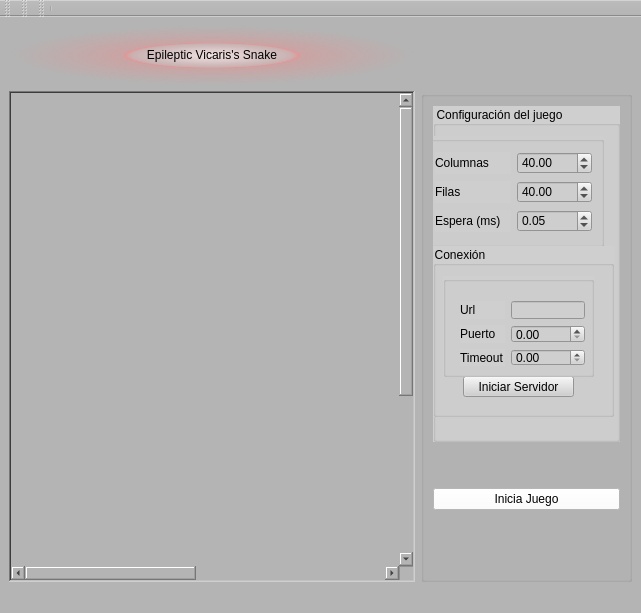
<?xml version="1.0" encoding="UTF-8"?>
<ui version="4.0">
 <class>MainWindow</class>
 <widget class="QMainWindow" name="MainWindow">
  <property name="geometry">
   <rect>
    <x>0</x>
    <y>0</y>
    <width>641</width>
    <height>613</height>
   </rect>
  </property>
  <property name="focusPolicy">
   <enum>Qt::StrongFocus</enum>
  </property>
  <property name="windowTitle">
   <string>Vicari's Snake!</string>
  </property>
  <property name="styleSheet">
   <string notr="true">background-color: rgb(180, 180, 180);</string>
  </property>
  <widget class="QWidget" name="centralwidget">
   <layout class="QGridLayout" name="gridLayout">
    <item row="0" column="0">
     <widget class="QLabel" name="label_7">
      <property name="styleSheet">
       <string notr="true">background-color: qradialgradient(spread:pad, cx:0.5, cy:0.5, radius:0.5, fx:0.5, fy:0.5, stop:0 rgba(255, 235, 235, 206), stop:0.35 rgba(255, 188, 188, 80), stop:0.4 rgba(255, 162, 162, 80), stop:0.425 rgba(255, 132, 132, 156), stop:0.44 rgba(252, 128, 128, 80), stop:1 rgba(255, 255, 255, 0));
font: 75 italic 20pt &quot;URW Palladio L&quot;;</string>
      </property>
      <property name="text">
       <string>&lt;html&gt;&lt;head/&gt;&lt;body&gt;&lt;p align=&quot;center&quot;&gt;Epileptic Vicaris's Snake&lt;/p&gt;&lt;/body&gt;&lt;/html&gt;</string>
      </property>
     </widget>
    </item>
    <item row="1" column="0">
     <widget class="QTableWidget" name="tableWidget">
      <property name="sizePolicy">
       <sizepolicy hsizetype="Expanding" vsizetype="Preferred">
        <horstretch>0</horstretch>
        <verstretch>0</verstretch>
       </sizepolicy>
      </property>
      <property name="minimumSize">
       <size>
        <width>406</width>
        <height>491</height>
       </size>
      </property>
      <property name="focusPolicy">
       <enum>Qt::NoFocus</enum>
      </property>
      <property name="layoutDirection">
       <enum>Qt::LeftToRight</enum>
      </property>
      <property name="autoFillBackground">
       <bool>false</bool>
      </property>
      <property name="frameShape">
       <enum>QFrame::WinPanel</enum>
      </property>
      <property name="frameShadow">
       <enum>QFrame::Sunken</enum>
      </property>
      <property name="autoScroll">
       <bool>false</bool>
      </property>
      <property name="autoScrollMargin">
       <number>16</number>
      </property>
      <property name="editTriggers">
       <set>QAbstractItemView::DoubleClicked|QAbstractItemView::EditKeyPressed</set>
      </property>
      <property name="selectionMode">
       <enum>QAbstractItemView::NoSelection</enum>
      </property>
      <property name="selectionBehavior">
       <enum>QAbstractItemView::SelectItems</enum>
      </property>
      <property name="showGrid">
       <bool>false</bool>
      </property>
      <property name="wordWrap">
       <bool>false</bool>
      </property>
      <property name="rowCount">
       <number>40</number>
      </property>
      <property name="columnCount">
       <number>40</number>
      </property>
      <attribute name="horizontalHeaderVisible">
       <bool>false</bool>
      </attribute>
      <attribute name="horizontalHeaderCascadingSectionResizes">
       <bool>false</bool>
      </attribute>
      <attribute name="horizontalHeaderDefaultSectionSize">
       <number>10</number>
      </attribute>
      <attribute name="horizontalHeaderHighlightSections">
       <bool>false</bool>
      </attribute>
      <attribute name="horizontalHeaderMinimumSectionSize">
       <number>1</number>
      </attribute>
      <attribute name="horizontalHeaderStretchLastSection">
       <bool>false</bool>
      </attribute>
      <attribute name="verticalHeaderVisible">
       <bool>false</bool>
      </attribute>
      <attribute name="verticalHeaderDefaultSectionSize">
       <number>10</number>
      </attribute>
      <attribute name="verticalHeaderHighlightSections">
       <bool>false</bool>
      </attribute>
      <attribute name="verticalHeaderMinimumSectionSize">
       <number>1</number>
      </attribute>
      <attribute name="verticalHeaderShowSortIndicator" stdset="0">
       <bool>false</bool>
      </attribute>
      <attribute name="verticalHeaderStretchLastSection">
       <bool>false</bool>
      </attribute>
      <row/>
      <row/>
      <row/>
      <row/>
      <row/>
      <row/>
      <row/>
      <row/>
      <row/>
      <row/>
      <row/>
      <row/>
      <row/>
      <row/>
      <row/>
      <row/>
      <row/>
      <row/>
      <row/>
      <row/>
      <row/>
      <row/>
      <row/>
      <row/>
      <row/>
      <row/>
      <row/>
      <row/>
      <row/>
      <row/>
      <row/>
      <row/>
      <row/>
      <row/>
      <row/>
      <row/>
      <row/>
      <row/>
      <row/>
      <row/>
      <column/>
      <column/>
      <column/>
      <column/>
      <column/>
      <column/>
      <column/>
      <column/>
      <column/>
      <column/>
      <column/>
      <column/>
      <column/>
      <column/>
      <column/>
      <column/>
      <column/>
      <column/>
      <column/>
      <column/>
      <column/>
      <column/>
      <column/>
      <column/>
      <column/>
      <column/>
      <column/>
      <column/>
      <column/>
      <column/>
      <column/>
      <column/>
      <column/>
      <column/>
      <column/>
      <column/>
      <column/>
      <column/>
      <column/>
      <column/>
     </widget>
    </item>
    <item row="1" column="1">
     <widget class="QGroupBox" name="verticalGroupBox">
      <property name="minimumSize">
       <size>
        <width>211</width>
        <height>491</height>
       </size>
      </property>
      <property name="maximumSize">
       <size>
        <width>211</width>
        <height>491</height>
       </size>
      </property>
      <layout class="QVBoxLayout" name="verticalLayout_2">
       <item>
        <widget class="QGroupBox" name="groupBox">
         <property name="styleSheet">
          <string notr="true">font: 75 10pt &quot;Kinnari&quot;;
background-color: rgb(207, 207, 207);</string>
         </property>
         <property name="title">
          <string>Configuración del juego</string>
         </property>
         <widget class="QGroupBox" name="formGroupBox">
          <property name="geometry">
           <rect>
            <x>-10</x>
            <y>30</y>
            <width>181</width>
            <height>111</height>
           </rect>
          </property>
          <property name="styleSheet">
           <string notr="true">background-color: rgb(206, 206, 206);</string>
          </property>
          <layout class="QGridLayout" name="gridLayout_2">
           <item row="0" column="0">
            <widget class="QLabel" name="label">
             <property name="text">
              <string>Columnas</string>
             </property>
            </widget>
           </item>
           <item row="0" column="1">
            <widget class="QDoubleSpinBox" name="doubleSpinBox">
             <property name="value">
              <double>40.000000000000000</double>
             </property>
            </widget>
           </item>
           <item row="1" column="0">
            <widget class="QLabel" name="label_2">
             <property name="text">
              <string>Filas</string>
             </property>
            </widget>
           </item>
           <item row="1" column="1">
            <widget class="QDoubleSpinBox" name="doubleSpinBox_2">
             <property name="value">
              <double>40.000000000000000</double>
             </property>
            </widget>
           </item>
           <item row="2" column="0">
            <widget class="QLabel" name="label_3">
             <property name="text">
              <string>Espera (ms)</string>
             </property>
            </widget>
           </item>
           <item row="2" column="1">
            <widget class="QDoubleSpinBox" name="doubleSpinBox_3">
             <property name="value">
              <double>0.050000000000000</double>
             </property>
            </widget>
           </item>
          </layout>
         </widget>
         <widget class="QGroupBox" name="groupBox_2">
          <property name="geometry">
           <rect>
            <x>0</x>
            <y>140</y>
            <width>181</width>
            <height>171</height>
           </rect>
          </property>
          <property name="styleSheet">
           <string notr="true">font: 75 10pt &quot;Kinnari&quot;;
background-color: rgb(207, 207, 207);</string>
          </property>
          <property name="title">
           <string>Conexión</string>
          </property>
          <widget class="QPushButton" name="pushButton">
           <property name="geometry">
            <rect>
             <x>30</x>
             <y>130</y>
             <width>111</width>
             <height>21</height>
            </rect>
           </property>
           <property name="text">
            <string>Iniciar Servidor</string>
           </property>
          </widget>
          <widget class="QGroupBox" name="formGroupBox">
           <property name="geometry">
            <rect>
             <x>10</x>
             <y>30</y>
             <width>151</width>
             <height>101</height>
            </rect>
           </property>
           <widget class="QLabel" name="label_6">
            <property name="geometry">
             <rect>
              <x>17</x>
              <y>73</y>
              <width>45</width>
              <height>17</height>
             </rect>
            </property>
            <property name="text">
             <string>Timeout</string>
            </property>
           </widget>
           <widget class="QDoubleSpinBox" name="doubleSpinBox_5">
            <property name="geometry">
             <rect>
              <x>68</x>
              <y>73</y>
              <width>74</width>
              <height>17</height>
             </rect>
            </property>
           </widget>
           <widget class="QLabel" name="label_4">
            <property name="geometry">
             <rect>
              <x>17</x>
              <y>25</y>
              <width>45</width>
              <height>18</height>
             </rect>
            </property>
            <property name="text">
             <string>Url</string>
            </property>
           </widget>
           <widget class="QLineEdit" name="lineEdit">
            <property name="geometry">
             <rect>
              <x>68</x>
              <y>25</y>
              <width>74</width>
              <height>18</height>
             </rect>
            </property>
           </widget>
           <widget class="QDoubleSpinBox" name="doubleSpinBox_4">
            <property name="geometry">
             <rect>
              <x>68</x>
              <y>49</y>
              <width>74</width>
              <height>18</height>
             </rect>
            </property>
           </widget>
           <widget class="QLabel" name="label_5">
            <property name="geometry">
             <rect>
              <x>17</x>
              <y>49</y>
              <width>45</width>
              <height>18</height>
             </rect>
            </property>
            <property name="text">
             <string>Puerto</string>
            </property>
           </widget>
          </widget>
         </widget>
        </widget>
       </item>
       <item>
        <spacer name="verticalSpacer">
         <property name="orientation">
          <enum>Qt::Vertical</enum>
         </property>
         <property name="sizeType">
          <enum>QSizePolicy::Fixed</enum>
         </property>
         <property name="sizeHint" stdset="0">
          <size>
           <width>10</width>
           <height>40</height>
          </size>
         </property>
        </spacer>
       </item>
       <item>
        <widget class="QPushButton" name="pushButton_2">
         <property name="styleSheet">
          <string notr="true">font: 75 12pt &quot;Kinnari&quot;;
background-color: rgb(255, 255, 255);</string>
         </property>
         <property name="text">
          <string>Inicia Juego</string>
         </property>
        </widget>
       </item>
       <item>
        <spacer name="verticalSpacer_2">
         <property name="orientation">
          <enum>Qt::Vertical</enum>
         </property>
         <property name="sizeType">
          <enum>QSizePolicy::Fixed</enum>
         </property>
         <property name="sizeHint" stdset="0">
          <size>
           <width>20</width>
           <height>60</height>
          </size>
         </property>
        </spacer>
       </item>
      </layout>
     </widget>
    </item>
   </layout>
  </widget>
  <widget class="QMenuBar" name="menubar">
   <property name="geometry">
    <rect>
     <x>0</x>
     <y>0</y>
     <width>641</width>
     <height>25</height>
    </rect>
   </property>
  </widget>
  <widget class="QStatusBar" name="statusbar"/>
  <widget class="QToolBar" name="toolBar">
   <property name="windowTitle">
    <string>toolBar</string>
   </property>
   <attribute name="toolBarArea">
    <enum>TopToolBarArea</enum>
   </attribute>
   <attribute name="toolBarBreak">
    <bool>false</bool>
   </attribute>
  </widget>
  <widget class="QToolBar" name="toolBar_2">
   <property name="windowTitle">
    <string>toolBar_2</string>
   </property>
   <attribute name="toolBarArea">
    <enum>TopToolBarArea</enum>
   </attribute>
   <attribute name="toolBarBreak">
    <bool>false</bool>
   </attribute>
  </widget>
  <widget class="QToolBar" name="toolBar_3">
   <property name="windowTitle">
    <string>toolBar_3</string>
   </property>
   <attribute name="toolBarArea">
    <enum>TopToolBarArea</enum>
   </attribute>
   <attribute name="toolBarBreak">
    <bool>false</bool>
   </attribute>
   <addaction name="separator"/>
  </widget>
 </widget>
 <resources/>
 <connections/>
</ui>
